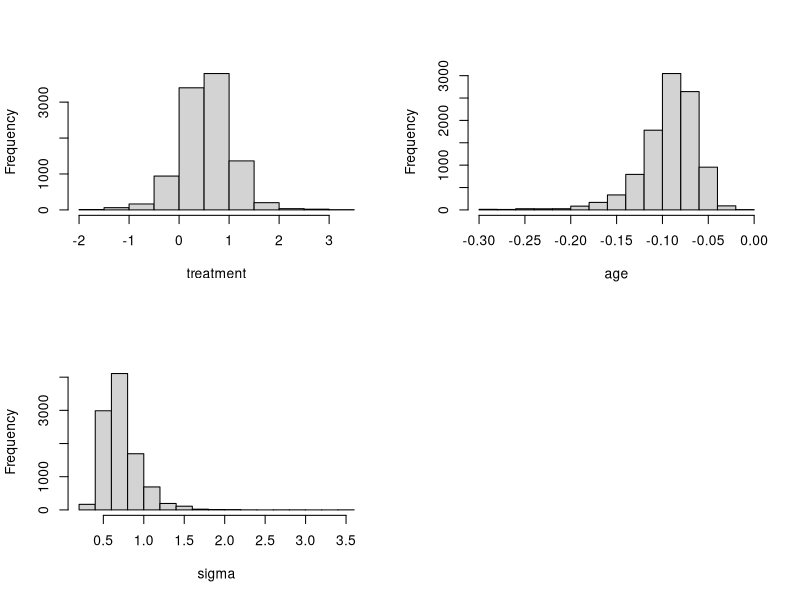

Source code (R): (Note: this script raises an error after producing the figure.)
library(LearnBayes)

data(chemotherapy)
attach(chemotherapy)
library(survival)
survreg(Surv(time,status)~factor(treat)+age,dist="weibull")

start=c(-.5,9,.5,-.05)
d=cbind(time,status,treat-1,age)
fit=laplace(weibullregpost,start,d)
fit

proposal=list(var=fit$var,scale=1.5)
bayesfit=rwmetrop(weibullregpost,proposal,fit$mode,10000,d)
bayesfit$accept

par(mfrow=c(2,2))
sigma=exp(bayesfit$par[,1])
mu=bayesfit$par[,2]
beta1=bayesfit$par[,3]
beta2=bayesfit$par[,4]
hist(beta1,xlab="treatment",main="")
hist(beta2,xlab="age",main="")
hist(sigma,xlab="sigma",main="")
plot(fit)
